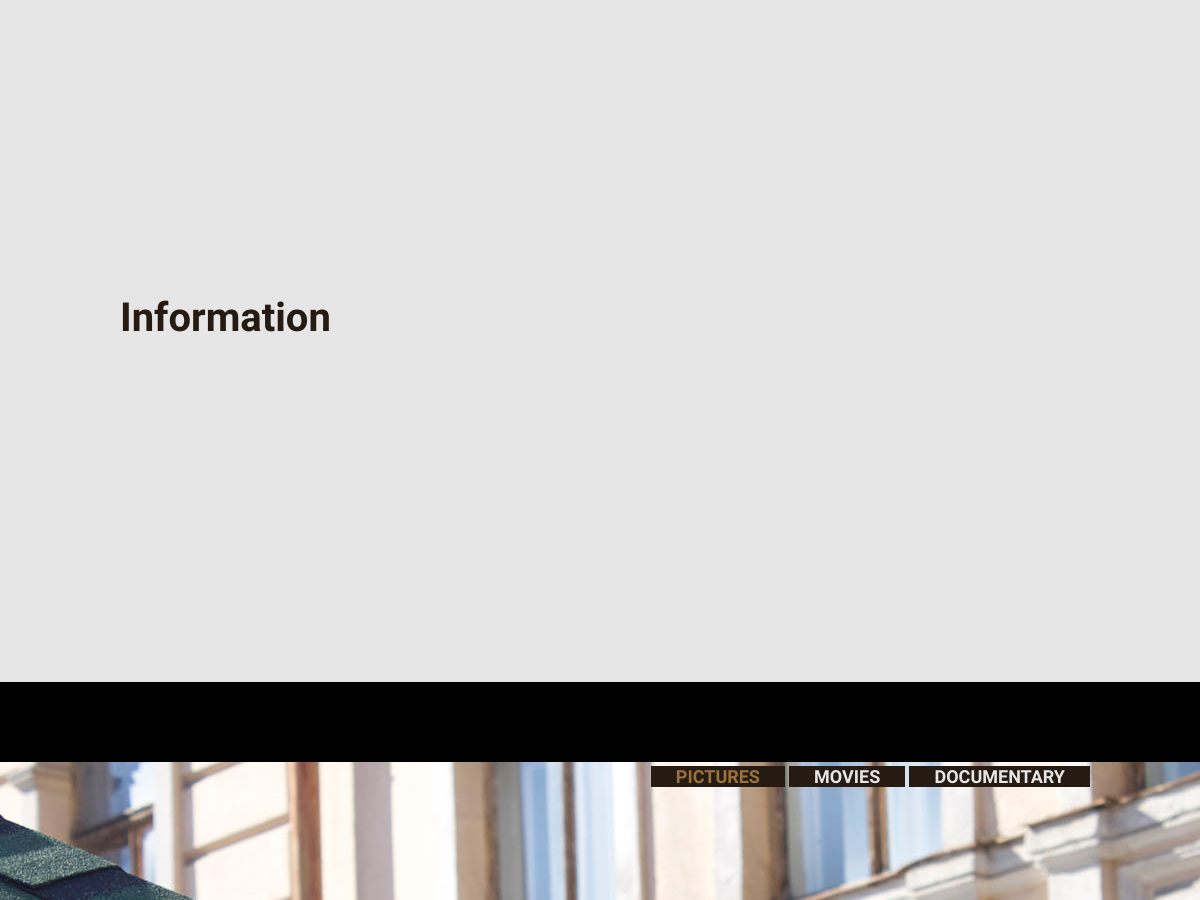
The app's page / (middle part), older data.
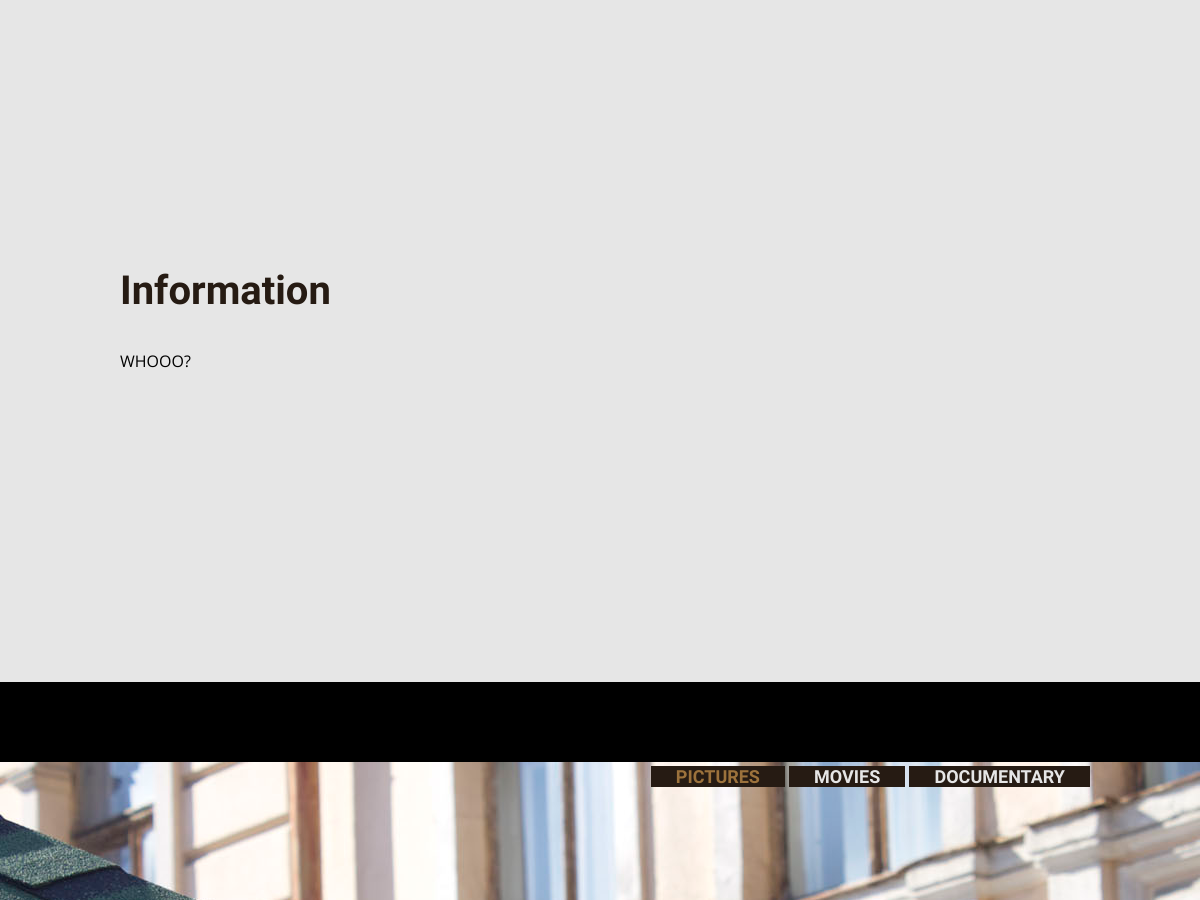
The same page, newer data.
### tables this page shows
CREATE TABLE IF NOT EXISTS `image` (
  `ID` int(255) NOT NULL AUTO_INCREMENT,
  `name` varchar(255) NOT NULL,
  `type` varchar(10) NOT NULL,
  `vendor_id` int(11) DEFAULT NULL,
  PRIMARY KEY (`ID`)
);

CREATE TABLE IF NOT EXISTS `pages` (
  `id` int(11) NOT NULL AUTO_INCREMENT,
  `name` text NOT NULL,
  `content` text NOT NULL,
  PRIMARY KEY (`id`)
);

### includes/functions.php (called while the page is built, shortened)
<?php
function getGallery(){
    include("db_connect.php");
    $sql="SELECT * FROM image WHERE type = 'gallery';";
    $result = $conn->prepare($sql);
    $result->execute();
    return $result;
}
function getPage($page){
    $name = $page;
    include("db_connect.php");
    $sql="SELECT * FROM pages WHERE name=?;";
    $result = $conn->prepare($sql);
    $result->bindParam(1, $name);
    $result->execute();
    return $result;
}
?>

### index.php (the view, shortened to what this page needs)
<!DOCTYPE html>
<html>
<head>
<link rel="stylesheet" href="http://fotorama.s3.amazonaws.com/4.4.9/fotorama.css" />
<link rel="stylesheet" href="fancybox/source/jquery.fancybox.css?v=2.1.5" type="text/css" media="screen" />
<link rel="stylesheet" type="text/css" href="css/jquery.fullPage.css" />
<link rel="stylesheet" type="text/css" href="css/main.css" />
</head>
<body>
<?php
include('includes/functions.php');
?>
<div id="superContainer">
	<div class="section" id="section1">
			<div class="slide">
				<div class="intro">
					<h1>Information</h1>
					<div class="big-container-box">
					<?php
					$text = getPage("information");
					while($content=$text->fetch()) {
						echo $content["content"];
					}
					?>
					</div>
				</div>
			</div>
		</div>
	<div class="section" id="gallery_">
		<div class="slide">
			<div class="fotorama" data-width="100%" data-height="88%" data-auto="false" data-nav="thumbs" data-fit='cover' data-keyboard="true" data-transition="crossfade" data-ratio="16/9">
				<?php
				$images = getGallery();
				while($image=$images->fetch()){
					echo "<img src='img/gallery/".$image["name"]."' alt='".$image["name"]."' />";
				}
				?>
		  	</div>
		</div>
	  	<div class="fullPage-slidesNav">
	  		<ul>
	  			<li><a href="#" class="active">PICTURES</a></li>
	  			<li><a href="#">MOVIES</a></li>
	  			<li><a href="#">DOCUMENTARY</a></li>
	  		</ul>
	  	</div>
	</div>
</div>
</body>
</html>

Row changes from the older to the newer data that the page shows:
now on this page (row edited): pages: content "WHOOO?"
